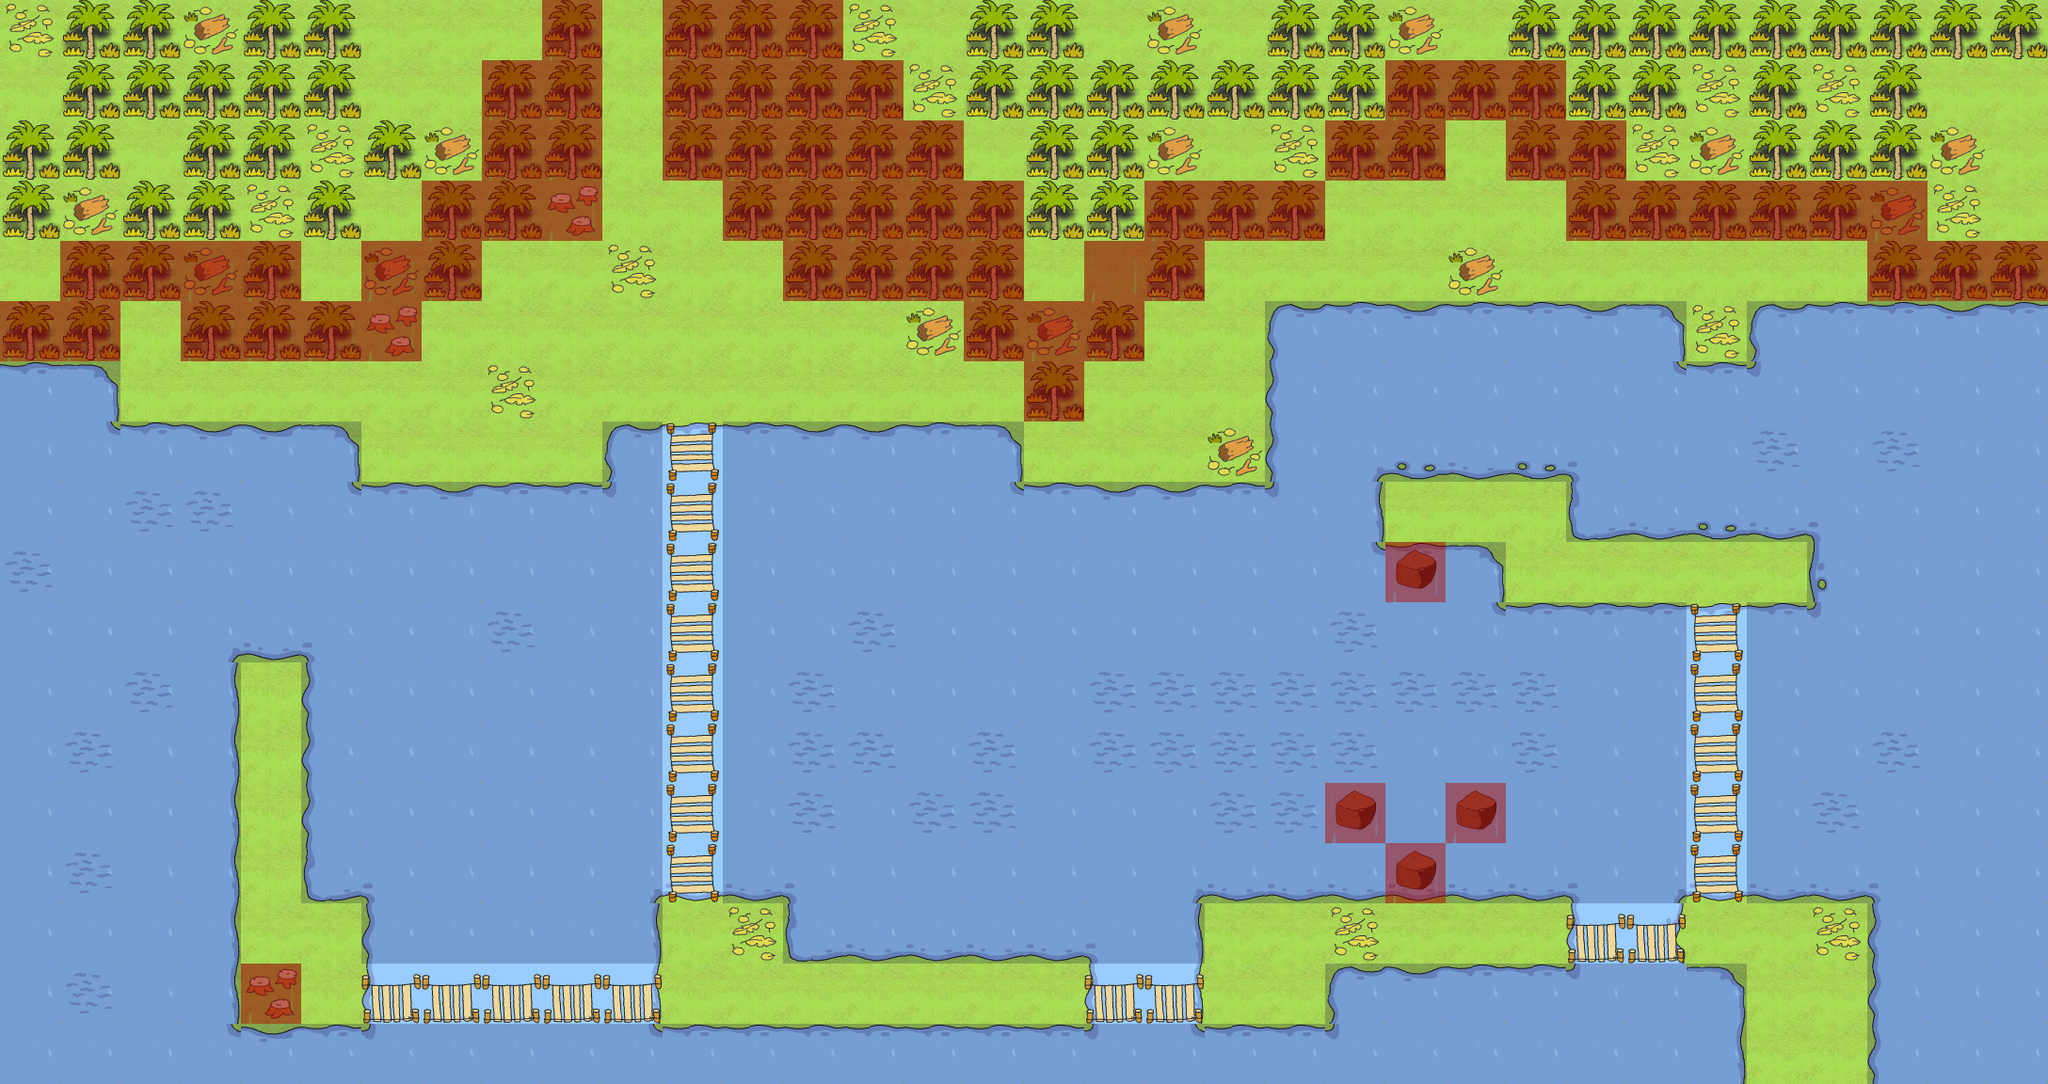

Rendered tile map (Tiled .tmx) drawn with the repository's tilesets; below, a short description and the map source with its tile grids summarised:
An orthogonal 34x18 tile map with 64x64 px tiles, 5 tile layers (ground, water, bridge/rock, trees, ...), 7 tilesets and 43 objects (4x characters/enemies/crocodiles/green_croc, characters/enemies/crocodiles/white_croc, characters/enemies/crocodiles/blue_croco, characters/player/player_one, tile_trigger/trigger_0, ...).

<map version="1.0" orientation="orthogonal" width="34" height="18" tilewidth="64" tileheight="64">
 <tileset firstgid="1" name="special" tilewidth="64" tileheight="64">
  <image source="../../../../tiles/special.png" width="320" height="1216" />
 </tileset>
 <tileset firstgid="96" name="water" tilewidth="64" tileheight="64">
  <image source="../../../../tiles/water.png" width="320" height="1216" />
 </tileset>
 <tileset firstgid="191" name="jungle" tilewidth="64" tileheight="64">
  <image source="../../../../tiles/jungle.png" width="320" height="1216" />
 </tileset>
 <tileset firstgid="286" name="paths" tilewidth="64" tileheight="64">
  <image source="../../../../tiles/paths.png" width="320" height="1216" />
 </tileset>
 <tileset firstgid="381" name="objects" tilewidth="64" tileheight="64">
  <image source="../../../../tiles/objects.png" width="320" height="1216" />
 </tileset>
 <tileset firstgid="476" name="sand" tilewidth="64" tileheight="64">
  <image source="../../../../tiles/sand.png" width="320" height="1216" />
 </tileset>
 <tileset firstgid="571" name="walls" tilewidth="64" tileheight="64">
  <image source="../../../../tiles/walls.png" width="320" height="1216" />
 </tileset>
 <layer name="ground" width="34" height="18">
  <data>[612 cells, 612 non-empty, 1 distinct tile ids]</data>
 </layer>
 <layer name="water" width="34" height="18">
  <data>[612 cells, 353 non-empty, 17 distinct tile ids]</data>
 </layer>
 <layer name="bridge/rock" width="34" height="18">
  <data>[612 cells, 33 non-empty, 5 distinct tile ids]</data>
 </layer>
 <layer name="trees" width="34" height="18">
  <data>[612 cells, 135 non-empty, 4 distinct tile ids]</data>
 </layer>
 <objectgroup name="Object Layer 1" width="34" height="18">
  <object name="characters/enemies/crocodiles/white_crocodile/croc_5" gid="391" x="768" y="704" />
  <object name="characters/enemies/crocodiles/blue_crocodile/croc_4" gid="391" x="1472" y="896" />
  <object name="characters/enemies/crocodiles/green_crocodile/croc_1" gid="391" x="640" y="832" />
  <object name="characters/enemies/crocodiles/green_crocodile/croc_0" gid="391" x="640" y="896" />
  <object name="characters/enemies/crocodiles/green_crocodile/croc_2" gid="391" x="640" y="768" />
  <object name="characters/enemies/crocodiles/green_crocodile/croc_3" gid="391" x="320" y="960" />
  <object name="characters/player/player_one" gid="381" x="1856" y="1152" />
  <object name="tile_trigger/trigger_0" gid="1" x="256" y="704" />
  <object name="tile_trigger/trigger_1" gid="1" x="256" y="768" />
  <object name="tile_trigger/trigger_2" gid="1" x="256" y="832" />
  <object name="tile_trigger/trigger_3" gid="1" x="256" y="896" />
  <object name="tile_trigger/trigger_4" gid="1" x="1902" y="692" />
  <object name="tile_trigger/trigger_5" gid="1" x="384" y="1024" />
  <object name="tile_trigger/trigger_6" gid="1" x="448" y="1024" />
  <object name="tile_trigger/trigger_7" gid="1" x="512" y="1024" />
  <object name="tile_trigger/trigger_8" gid="1" x="640" y="1024" />
  <object name="tile_trigger/trigger_9" gid="1" x="704" y="960" />
  <object name="tile_trigger/trigger_10" gid="1" x="704" y="896" />
  <object name="tile_trigger/trigger_11" gid="1" x="704" y="832" />
  <object name="tile_trigger/trigger_12" gid="1" x="704" y="768" />
  <object name="tile_trigger/trigger_13" gid="1" x="704" y="704" />
  <object name="tile_trigger/trigger_14" gid="1" x="704" y="640" />
  <object name="tile_trigger/trigger_15" gid="1" x="704" y="576" />
  <object name="tile_trigger/trigger_16" gid="1" x="704" y="512" />
  <object name="tile_trigger/trigger_17" gid="1" x="704" y="448" />
  <object name="tile_trigger/trigger_18" gid="1" x="1792" y="960" />
  <object name="tile_trigger/trigger_19" gid="1" x="1792" y="896" />
  <object name="tile_trigger/trigger_20" gid="1" x="1792" y="832" />
  <object name="tile_trigger/trigger_21" gid="1" x="1792" y="768" />
  <object name="tile_trigger/trigger_22" gid="1" x="1792" y="704" />
  <object name="tile_trigger/trigger_23" gid="1" x="320" y="1024" />
  <object name="tile_trigger/trigger_24" gid="1" x="1792" y="576" />
  <object name="tile_trigger/trigger_25" gid="1" x="1600" y="576" />
  <object name="tile_trigger/trigger_26" gid="1" x="1664" y="576" />
  <object name="tile_trigger/trigger_27" gid="1" x="256" y="960" />
  <object name="tile_trigger/trigger_28" gid="1" x="1472" y="1024" />
  <object name="tile_trigger/trigger_29" gid="1" x="1728" y="1024" />
  <object name="characters/npcs/myla/myla" gid="381" x="1920" y="1152" />
  <object name="tile_trigger/trigger_end" gid="387" x="704" y="448" />
  <object name="tile_trigger/level_exit" gid="387" x="640" y="64" />
  <object name="player_data/player_data" gid="382" x="0" y="64" />
  <object name="tile_trigger/exit_level_start1" gid="387" x="1856" y="1152" />
  <object name="tile_trigger/exit_level_start2" gid="387" x="1920" y="1152" />
 </objectgroup>
 <layer name="SpecialLayer" width="34" height="18">
  <data>[612 cells, 398 non-empty, 2 distinct tile ids]</data>
 </layer>
</map>
